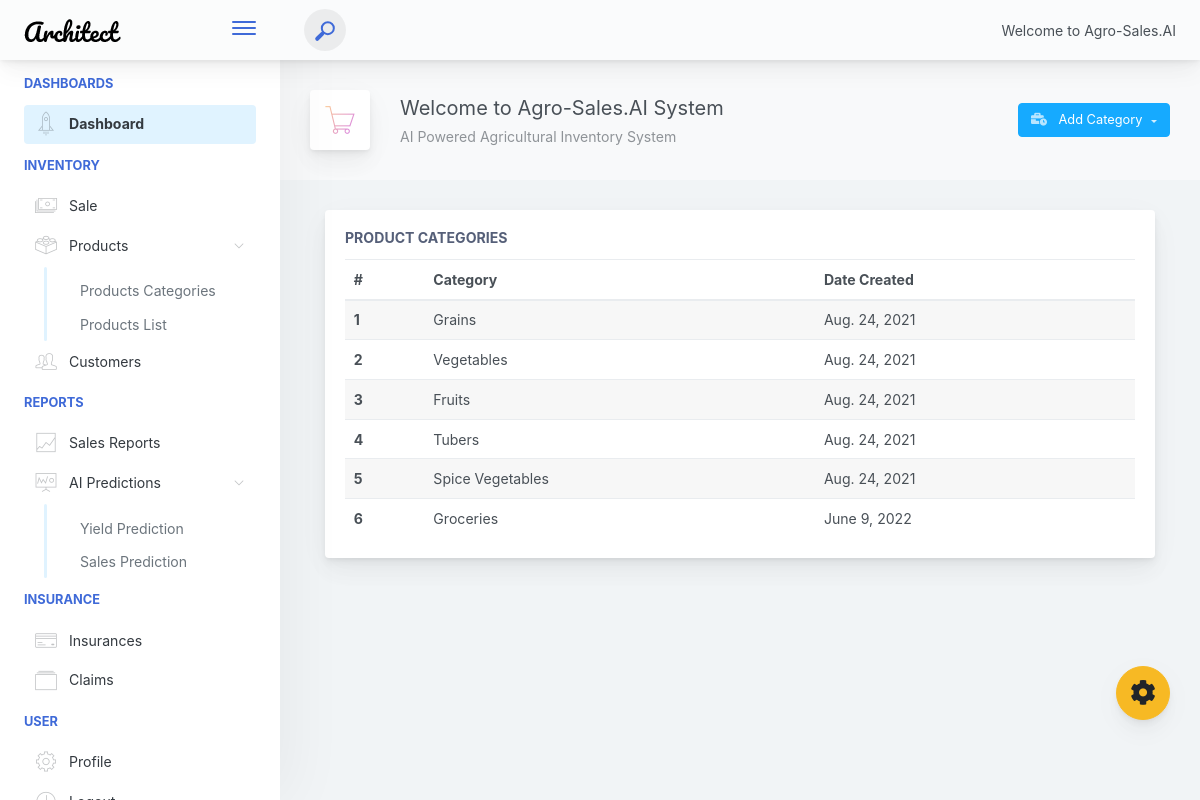
Page /category on the earlier database version.
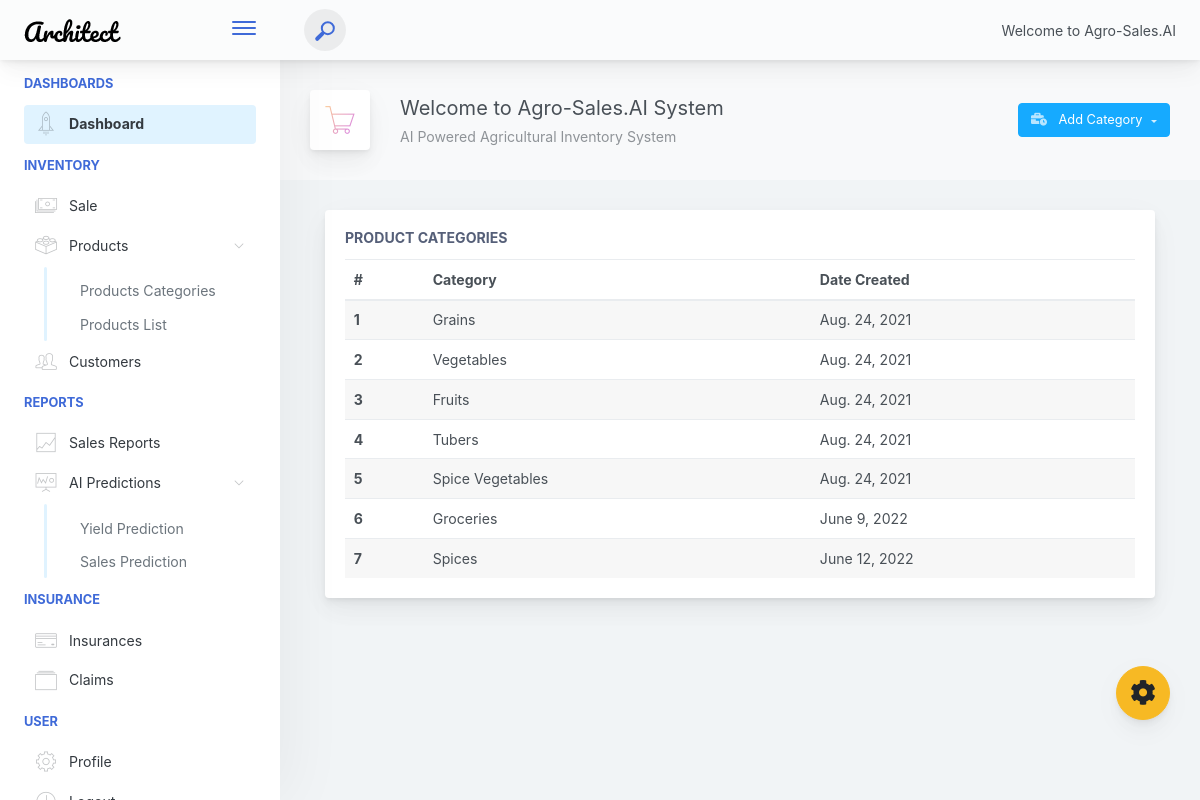
Same page on the later database version.
### app/models.py (models this page shows, shortened)
class Category(models.Model):
    cat_name = models.CharField(max_length=50, null=True)
    date_created = models.DateField(auto_now_add=True)

### app/views.py (the view)
# urls.py: path('category', views.category, name='category'),
def category(request):
    categories = Category.objects.all()
    pagination = Paginator(categories, 10)
    page_num = request.GET.get('page')
    pag_obj = pagination.get_page(page_num)
    context = {'pag_obj':pag_obj, 'categories':  categories}
    return render(request, 'category.html', context)

### app/templates/category.html
{% extends 'header.html' %}
{% block content %}
{% include 'sidebar.html' %}
<div class="app-main__outer">
    <div class="app-main__inner">
        <div class="app-page-title">
            <div class="page-title-wrapper">
                <div class="page-title-heading">
                    <div class="page-title-icon">
                        <i class="pe-7s-cart icon-gradient bg-mean-fruit">
                        </i>
                    </div>
                    <div>Welcome to Agro-Sales.AI System
                        <div class="page-title-subheading">AI Powered Agricultural Inventory System
                        </div>
                    </div>
                </div>
                <div class="page-title-actions">
                    <a href="{% url 'add_category' %}">
                        <button type="button" aria-haspopup="true" aria-expanded="false"
                        class="btn-shadow dropdown-toggle btn btn-info">
                        <span class="btn-icon-wrapper pr-2 opacity-7">
                            <i class="fa fa-business-time fa-w-20"></i>
                        </span>
                        Add Category
                        </button>
                    </a>
                </div>
            </div>
        </div>
        <div class="col-lg-12">
            <div class="main-card mb-3 card">
                <div class="card-body">
                    <h5 class="card-title">Product Categories</h5>
                    <table class="mb-0 table table-striped" style="width: 100%;">
                        <thead>
                            <tr>
                                <th>#</th>
                                <th>Category</th>
                                <th>Date Created</th>
                            </tr>
                        </thead>
                        <tbody>
                            {% for c in categories %}
                            <tr>
                                <th scope="row">{{c.id}}</th>
                                <td>{{c.cat_name}}</td>
                                <td>{{c.date_created}}</td>
                            </tr>
                            {% endfor %}
                        </tbody>
                    </table>
                </div>
            </div>
        </div>
    </div>
</div>
{% endblock content %}

Differences in the rows shown:
added Category: id "7", cat_name "Spices", date_created "June 12, 2022"
